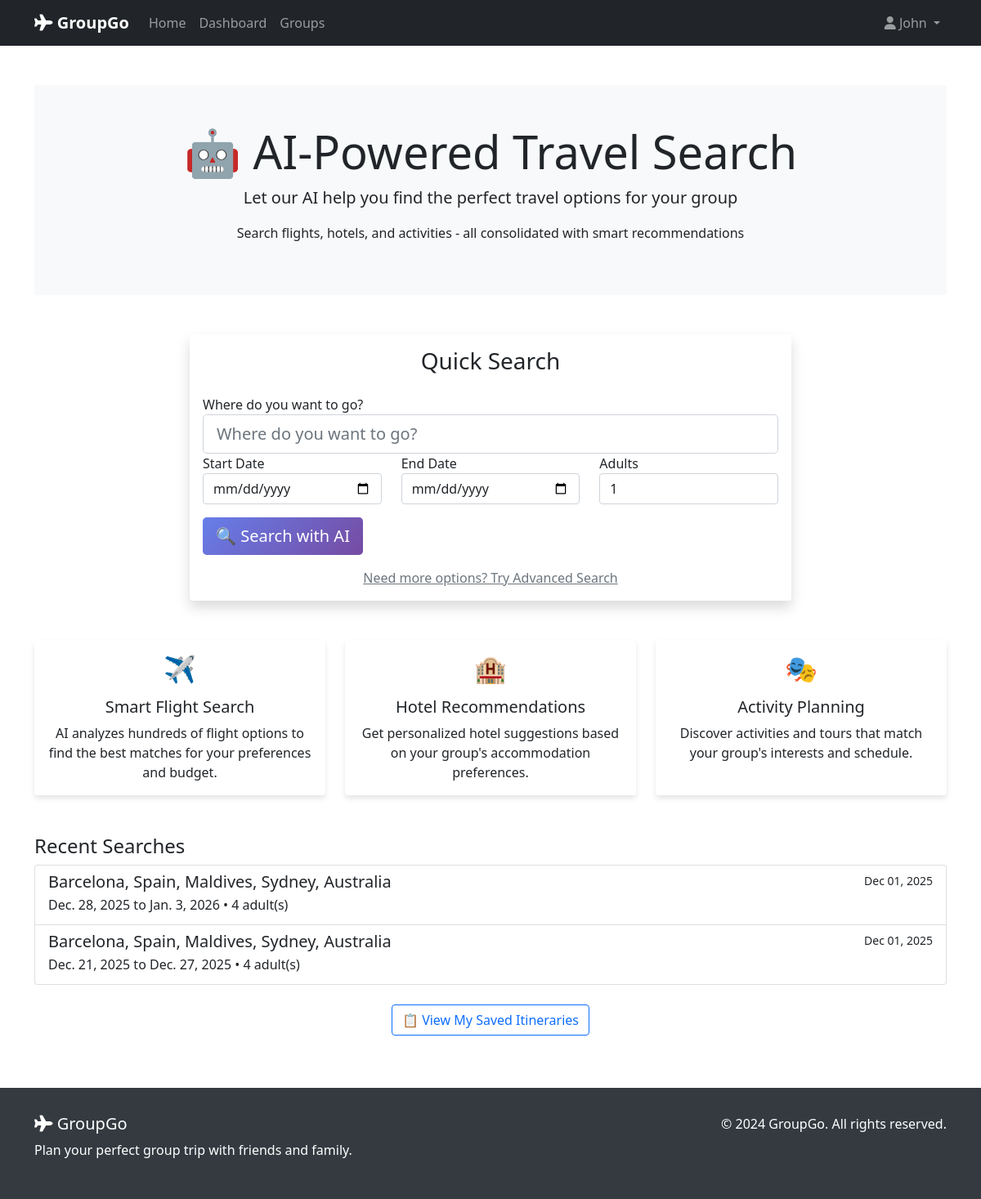
The app's page /ai/ (signed in), older data.
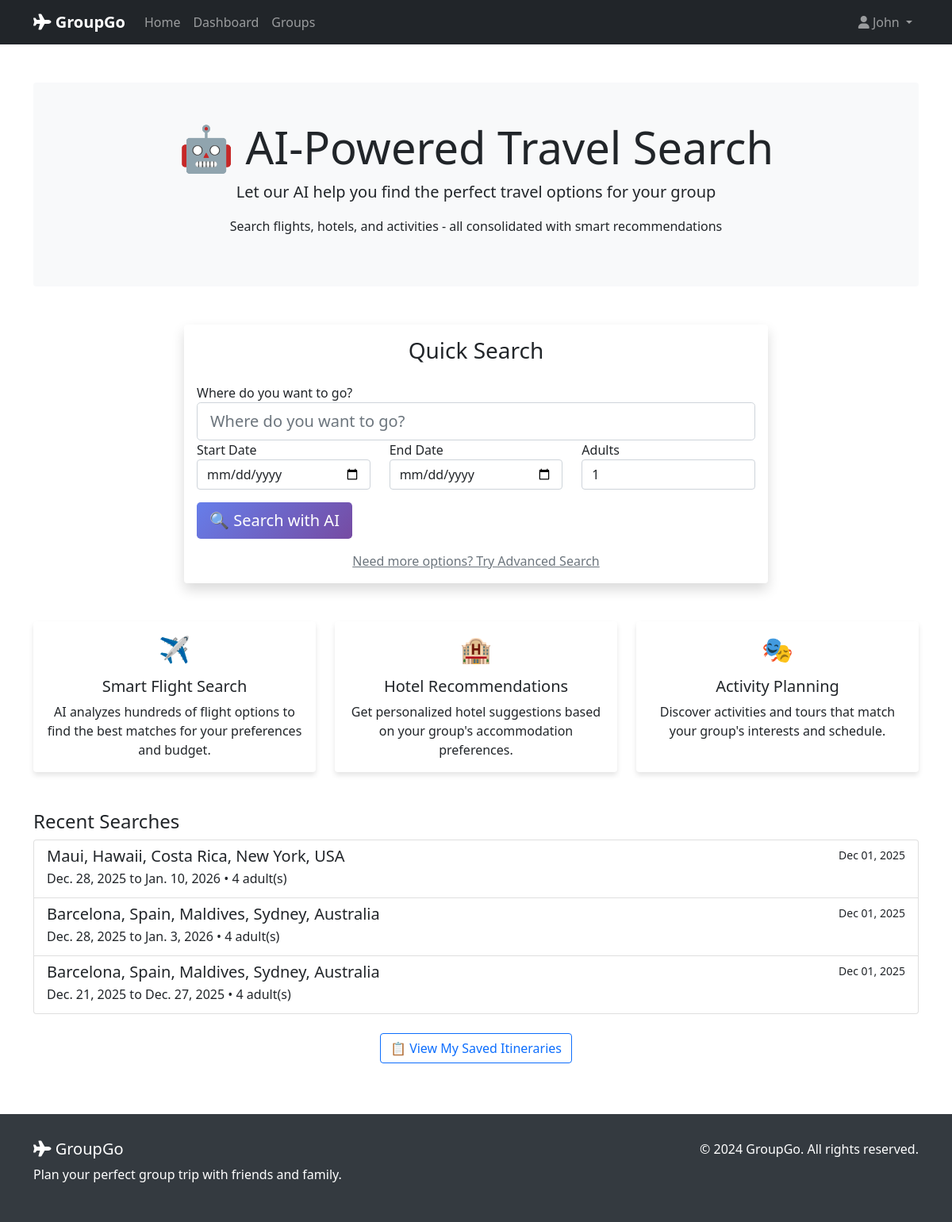
The same page, newer data.
### ai_implementation/models.py (models this page shows, shortened)
class TravelSearch(models.Model):
    id = models.UUIDField(primary_key=True, default=uuid.uuid4, editable=False)
    user = models.ForeignKey(
        User, on_delete=models.CASCADE, related_name="travel_searches"
    )
    group = models.ForeignKey(
        "travel_groups.TravelGroup",
        on_delete=models.CASCADE,
        null=True,
        blank=True,
        related_name="ai_searches",
    )
    destination = models.CharField(max_length=200)
    origin = models.CharField(max_length=200, blank=True, null=True)
    start_date = models.DateField()
    end_date = models.DateField()
    adults = models.PositiveIntegerField(default=1)
    rooms = models.PositiveIntegerField(default=1)
    budget_min = models.DecimalField(
        max_digits=10, decimal_places=2, null=True, blank=True
    )
    budget_max = models.DecimalField(
        max_digits=10, decimal_places=2, null=True, blank=True
    )
    accommodation_type = models.CharField(max_length=100, blank=True, null=True)
    activity_categories = models.TextField(
        blank=True, null=True, help_text="Comma-separated list"
    )
    created_at = models.DateTimeField(auto_now_add=True)
    updated_at = models.DateTimeField(auto_now=True)
    is_completed = models.BooleanField(default=False)
    class Meta:
        ordering = ["-created_at"]
        verbose_name = "Travel Search"
        verbose_name_plural = "Travel Searches"

### ai_implementation/views.py (the view)
# urls.py: path('', views.search_home, name='search_home'),
@login_required
def search_home(request):
    quick_form = QuickSearchForm()
    recent_searches = TravelSearch.objects.filter(user=request.user)[:5]
    context = {
        "quick_form": quick_form,
        "recent_searches": recent_searches,
    }
    return render(request, "ai_implementation/search_home.html", context)

### ai_implementation/forms.py (shortened to what this page needs)
class QuickSearchForm(forms.Form):
    destination = forms.CharField(
        max_length=200,
        widget=forms.TextInput(attrs={
            'class': 'form-control form-control-lg',
            'placeholder': 'Where do you want to go?'
        })
    )
    start_date = forms.DateField(
        widget=forms.DateInput(attrs={
            'class': 'form-control',
            'type': 'date'
        })
    )
    end_date = forms.DateField(
        widget=forms.DateInput(attrs={
            'class': 'form-control',
            'type': 'date'
        })
    )
    adults = forms.IntegerField(
        initial=1,
        min_value=1,
        max_value=20,
        widget=forms.NumberInput(attrs={
            'class': 'form-control',
            'value': '1'
        })
    )

### ai_implementation/templates/ai_implementation/search_home.html (shortened to what this page needs)
{% extends 'base.html' %}
{% load static %}
{% block content %}
<div class="container mt-5">
    <div class="jumbotron text-center bg-light p-5 rounded">
        <h1 class="display-4">🤖 AI-Powered Travel Search</h1>
        <p class="lead">Let our AI help you find the perfect travel options for your group</p>
        <p>Search flights, hotels, and activities - all consolidated with smart recommendations</p>
    </div>
    <div class="row mt-5">
        <div class="col-md-8 offset-md-2">
            <div class="card shadow">
                <div class="card-body">
                    <h3 class="card-title text-center mb-4">Quick Search</h3>
                    <form method="POST" action="{% url 'ai_implementation:advanced_search' %}">
                        <div class="form-group">
                            <label for="destination">Where do you want to go?</label>
                            {{ quick_form.destination }}
                        </div>
                        <div class="row">
                            <div class="col-md-4">
                                <div class="form-group">
                                    <label for="start_date">Start Date</label>
                                    {{ quick_form.start_date }}
                                </div>
                            </div>
                            <div class="col-md-4">
                                <div class="form-group">
                                    <label for="end_date">End Date</label>
                                    {{ quick_form.end_date }}
                                </div>
                            </div>
                            <div class="col-md-4">
                                <div class="form-group">
                                    <label for="adults">Adults</label>
                                    {{ quick_form.adults }}
                                </div>
                            </div>
                        </div>
                        <button type="submit" class="btn btn-primary btn-lg btn-block mt-3">
                            🔍 Search with AI
                        </button>
                    </form>
                    <div class="text-center mt-3">
                        <a href="{% url 'ai_implementation:advanced_search' %}" class="text-muted">
                            Need more options? Try Advanced Search
                        </a>
                    </div>
                </div>
            </div>
        </div>
    </div>
    <div class="row mt-5 mb-5">
        <div class="col-md-4">
            <div class="card h-100 text-center">
                <div class="card-body">
                    <h2 class="mb-3">✈️</h2>
                    <h5 class="card-title">Smart Flight Search</h5>
                    <p class="card-text">AI analyzes hundreds of flight options to find the best matches for your preferences and budget.</p>
                </div>
            </div>
        </div>
        <div class="col-md-4">
            <div class="card h-100 text-center">
                <div class="card-body">
                    <h2 class="mb-3">🏨</h2>
                    <h5 class="card-title">Hotel Recommendations</h5>
                    <p class="card-text">Get personalized hotel suggestions based on your group's accommodation preferences.</p>
                </div>
            </div>
        </div>
        <div class="col-md-4">
            <div class="card h-100 text-center">
                <div class="card-body">
                    <h2 class="mb-3">🎭</h2>
                    <h5 class="card-title">Activity Planning</h5>
                    <p class="card-text">Discover activities and tours that match your group's interests and schedule.</p>
                </div>
            </div>
        </div>
    </div>
    {% if recent_searches %}
    <div class="row mt-5">
        <div class="col-md-12">
            <h4>Recent Searches</h4>
            <div class="list-group">
                {% for search in recent_searches %}
                <a href="{% url 'ai_implementation:search_results' search.id %}" class="list-group-item list-group-item-action">
                    <div class="d-flex w-100 justify-content-between">
                        <h5 class="mb-1">{{ search.destination }}</h5>
                        <small>{{ search.created_at|date:"M d, Y" }}</small>
                    </div>
                    <p class="mb-1">{{ search.start_date }} to {{ search.end_date }} • {{ search.adults }} adult(s)</p>
                </a>
                {% endfor %}
            </div>
        </div>
    </div>
    {% endif %}
    <div class="row mt-4 mb-5">
        <div class="col-md-12 text-center">
            <a href="{% url 'ai_implementation:my_itineraries' %}" class="btn btn-outline-primary">
                📋 View My Saved Itineraries
            </a>
        </div>
    </div>
</div>
{% endblock %}

### templates/base.html (shortened to what this page needs)
<!DOCTYPE html>
<html lang="en">
<head>
    {% load static %}
    <link href="https://cdn.jsdelivr.net/npm/bootstrap@5.1.3/dist/css/bootstrap.min.css" rel="stylesheet">
    <link href="https://cdnjs.cloudflare.com/ajax/libs/font-awesome/6.0.0/css/all.min.css" rel="stylesheet">
</head>
<body>
    <nav class="navbar navbar-expand-lg navbar-dark bg-dark">
        <div class="container">
            <a class="navbar-brand" href="{% url 'accounts:home' %}">
                <i class="fas fa-plane"></i> GroupGo
            </a>
            <div class="collapse navbar-collapse" id="navbarNav">
                <ul class="navbar-nav me-auto">
                    <li class="nav-item">
                        <a class="nav-link" href="{% url 'accounts:home' %}">Home</a>
                    </li>
                    {% if user.is_authenticated %}
                        <li class="nav-item">
                            <a class="nav-link" href="{% url 'accounts:dashboard' %}">Dashboard</a>
                        </li>
                        <li class="nav-item">
                            <a class="nav-link" href="{% url 'travel_groups:group_list' %}">Groups</a>
                        </li>
                    {% endif %}
                </ul>
                <ul class="navbar-nav">
                    {% if user.is_authenticated %}
                        <li class="nav-item dropdown">
                            <a class="nav-link dropdown-toggle" href="#" id="navbarDropdown" role="button" data-bs-toggle="dropdown">
                                <i class="fas fa-user"></i> {{ user.first_name|default:user.username }}
                            </a>
                        </li>
                    {% endif %}
                </ul>
            </div>
        </div>
    </nav>
    <main>
        {% block content %}{% endblock %}
    </main>
    <footer>
        <div class="container">
            <div class="row">
                <div class="col-md-6">
                    <h5><i class="fas fa-plane"></i> GroupGo</h5>
                    <p>Plan your perfect group trip with friends and family.</p>
                </div>
                <div class="col-md-6 text-md-end">
                    <p>&copy; 2024 GroupGo. All rights reserved.</p>
                </div>
            </div>
        </div>
    </footer>
</body>
</html>

### templates/base.html (style rules this page uses)
.navbar-brand { font-weight: bold; }
.card { border: none; box-shadow: 0 4px 6px rgba(0, 0, 0, 0.1); transition: transform 0.3s ease; }
.btn-primary { background: linear-gradient(135deg, #667eea 0%, #764ba2 100%); border: none; }
footer { background-color: #343a40; color: white; padding: 2rem 0; margin-top: 4rem; }

Row changes from the older to the newer data that the page shows:
added TravelSearch: destination "Maui, Hawaii, Costa Rica, New York, USA", created_at "Dec 01, 2025", start_date "Dec. 28, 2025", end_date "Jan. 10, 2026", adults "4"
